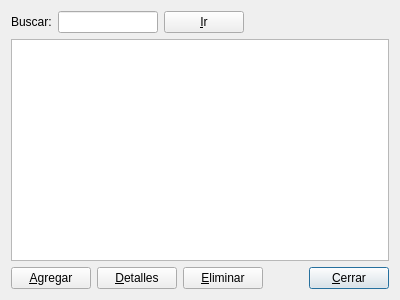
<?xml version="1.0" encoding="UTF-8"?>
<ui version="4.0">
 <class>Listado</class>
 <widget class="QDialog" name="Listado">
  <property name="geometry">
   <rect>
    <x>0</x>
    <y>0</y>
    <width>400</width>
    <height>300</height>
   </rect>
  </property>
  <property name="windowTitle">
   <string>DockWidget</string>
  </property>
  <layout class="QVBoxLayout" name="verticalLayout">
   <item>
    <layout class="QHBoxLayout" name="horizontalLayout_2">
     <item>
      <widget class="QLabel" name="buscarLbl">
       <property name="text">
        <string>Buscar:</string>
       </property>
      </widget>
     </item>
     <item>
      <widget class="QLineEdit" name="buscarEdit">
       <property name="sizePolicy">
        <sizepolicy hsizetype="Fixed" vsizetype="Fixed">
         <horstretch>0</horstretch>
         <verstretch>0</verstretch>
        </sizepolicy>
       </property>
       <property name="maximumSize">
        <size>
         <width>100</width>
         <height>25</height>
        </size>
       </property>
      </widget>
     </item>
     <item>
      <widget class="QPushButton" name="buscarButton">
       <property name="text">
        <string>&amp;Ir</string>
       </property>
       <property name="icon">
        <iconset resource="centrohistorico.qrc">
         <normaloff>:/icons/buscar2.png</normaloff>:/icons/buscar2.png</iconset>
       </property>
      </widget>
     </item>
     <item>
      <spacer name="horizontalSpacer_2">
       <property name="orientation">
        <enum>Qt::Horizontal</enum>
       </property>
       <property name="sizeHint" stdset="0">
        <size>
         <width>148</width>
         <height>20</height>
        </size>
       </property>
      </spacer>
     </item>
    </layout>
   </item>
   <item>
    <widget class="QTableView" name="tableView"/>
   </item>
   <item>
    <layout class="QHBoxLayout" name="horizontalLayout">
     <item>
      <widget class="QPushButton" name="addButton">
       <property name="text">
        <string>&amp;Agregar</string>
       </property>
       <property name="icon">
        <iconset resource="centrohistorico.qrc">
         <normaloff>:/icons/agregar.png</normaloff>:/icons/agregar.png</iconset>
       </property>
      </widget>
     </item>
     <item>
      <widget class="QPushButton" name="detallesButton">
       <property name="text">
        <string>&amp;Detalles</string>
       </property>
       <property name="icon">
        <iconset resource="centrohistorico.qrc">
         <normaloff>:/icons/detalles.png</normaloff>:/icons/detalles.png</iconset>
       </property>
      </widget>
     </item>
     <item>
      <widget class="QPushButton" name="deleteButton">
       <property name="toolTip">
        <string>Eliminar ficha</string>
       </property>
       <property name="text">
        <string>&amp;Eliminar</string>
       </property>
       <property name="icon">
        <iconset resource="centrohistorico.qrc">
         <normaloff>:/icons/borrar.png</normaloff>:/icons/borrar.png</iconset>
       </property>
      </widget>
     </item>
     <item>
      <spacer name="horizontalSpacer">
       <property name="orientation">
        <enum>Qt::Horizontal</enum>
       </property>
       <property name="sizeHint" stdset="0">
        <size>
         <width>108</width>
         <height>20</height>
        </size>
       </property>
      </spacer>
     </item>
     <item>
      <widget class="QPushButton" name="cancelButton">
       <property name="toolTip">
        <string>Cerrar esta ventana</string>
       </property>
       <property name="text">
        <string>&amp;Cerrar</string>
       </property>
       <property name="icon">
        <iconset resource="centrohistorico.qrc">
         <normaloff>:/icons/close.png</normaloff>:/icons/close.png</iconset>
       </property>
       <property name="default">
        <bool>true</bool>
       </property>
      </widget>
     </item>
    </layout>
   </item>
  </layout>
 </widget>
 <resources>
  <include location="centrohistorico.qrc"/>
 </resources>
 <connections>
  <connection>
   <sender>tableView</sender>
   <signal>doubleClicked(QModelIndex)</signal>
   <receiver>Listado</receiver>
   <slot>editFicha(QModelIndex)</slot>
   <hints>
    <hint type="sourcelabel">
     <x>199</x>
     <y>129</y>
    </hint>
    <hint type="destinationlabel">
     <x>199</x>
     <y>149</y>
    </hint>
   </hints>
  </connection>
  <connection>
   <sender>addButton</sender>
   <signal>clicked()</signal>
   <receiver>Listado</receiver>
   <slot>addFicha()</slot>
   <hints>
    <hint type="sourcelabel">
     <x>50</x>
     <y>273</y>
    </hint>
    <hint type="destinationlabel">
     <x>199</x>
     <y>149</y>
    </hint>
   </hints>
  </connection>
  <connection>
   <sender>cancelButton</sender>
   <signal>clicked()</signal>
   <receiver>Listado</receiver>
   <slot>close()</slot>
   <hints>
    <hint type="sourcelabel">
     <x>349</x>
     <y>273</y>
    </hint>
    <hint type="destinationlabel">
     <x>199</x>
     <y>149</y>
    </hint>
   </hints>
  </connection>
  <connection>
   <sender>buscarButton</sender>
   <signal>clicked()</signal>
   <receiver>Listado</receiver>
   <slot>filtrar()</slot>
   <hints>
    <hint type="sourcelabel">
     <x>196</x>
     <y>25</y>
    </hint>
    <hint type="destinationlabel">
     <x>199</x>
     <y>149</y>
    </hint>
   </hints>
  </connection>
  <connection>
   <sender>detallesButton</sender>
   <signal>clicked()</signal>
   <receiver>Listado</receiver>
   <slot>detalles()</slot>
   <hints>
    <hint type="sourcelabel">
     <x>138</x>
     <y>273</y>
    </hint>
    <hint type="destinationlabel">
     <x>199</x>
     <y>149</y>
    </hint>
   </hints>
  </connection>
 </connections>
 <slots>
  <slot>editFicha(QModelIndex)</slot>
  <slot>addFicha()</slot>
  <slot>filtrar()</slot>
  <slot>detalles()</slot>
 </slots>
</ui>
